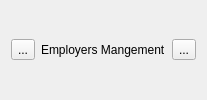
         <widget class="QWidget" name="topbar" native="true">
          <property name="sizePolicy">
           <sizepolicy hsizetype="Expanding" vsizetype="Fixed">
            <horstretch>0</horstretch>
            <verstretch>0</verstretch>
           </sizepolicy>
          </property>
          <layout class="QHBoxLayout" name="h0">
           <item>
            <widget class="QToolButton" name="sidebar_btn">
             <property name="text">
              <string>...</string>
             </property>
             <property name="icon">
              <iconset>
               <normaloff>icons/sidebar.svg</normaloff>icons/sidebar.svg</iconset>
             </property>
            </widget>
           </item>
           <item>
            <widget class="QLabel" name="title">
             <property name="sizePolicy">
              <sizepolicy hsizetype="Expanding" vsizetype="Expanding">
               <horstretch>0</horstretch>
               <verstretch>0</verstretch>
              </sizepolicy>
             </property>
             <property name="text">
              <string>Employers Mangement</string>
             </property>
            </widget>
           </item>
           <item>
            <widget class="QToolButton" name="profile_btn">
             <property name="text">
              <string>...</string>
             </property>
             <property name="icon">
              <iconset>
               <normaloff>icons/pfp.jpg</normaloff>icons/pfp.jpg</iconset>
             </property>
            </widget>
           </item>
          </layout>
         </widget>
